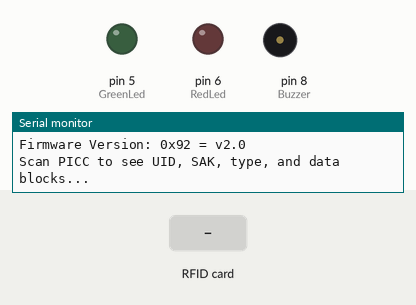
A sketch run on a simulated Arduino Uno, built with avr-gcc and run on an emulated ATmega328P. On the bench: output pins drawn as LEDs (lit = HIGH), buzzer (waves = sounding, pin HIGH), the last lines printed to the serial monitor. The test bench sets the inputs (shaded band). Pins used as bus, display or sensor lines are not drawn.

Above: at 2.0 s.
2.1 s: RFID card 56 A5 26 F9 held to the reader
At 2.7 s:
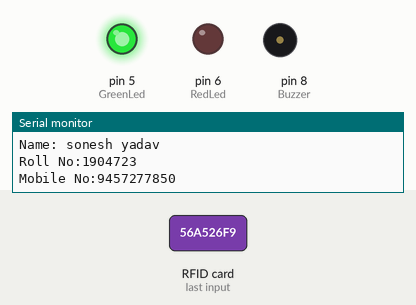
At 3.5 s:
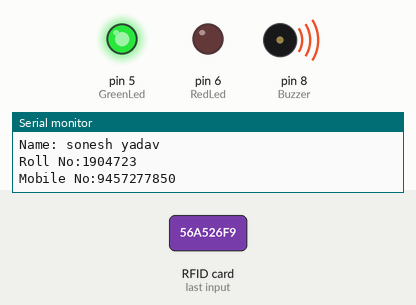
5.1 s: RFID card 41 3D 9B 20 held to the reader
At 5.7 s:
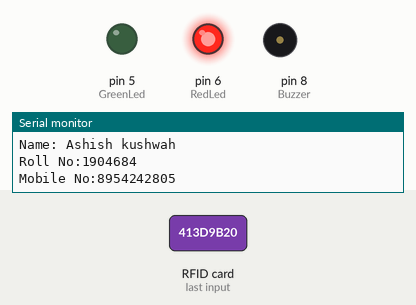
Timing chart, 0 to 8.2 s (numbered marks = the images above; inputs shaded):
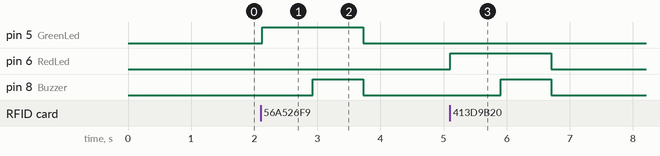

Measured:
- after the input at 2.1 s, pin 5 (GreenLed): LOW → HIGH at once, → LOW 1.6 s later; pin 8 (Buzzer): LOW → HIGH after 0.83 s, → LOW 0.80 s later
- after the input at 5.1 s, pin 6 (RedLed): LOW → HIGH at once, → LOW 1.6 s later; pin 8 (Buzzer): LOW → HIGH after 0.81 s, → LOW 0.80 s later

The sketch:

Smart_Attendence_System.ino
```cpp
#include <SPI.h>

#include <MFRC522.h>

#include <LiquidCrystal.h>

#define RST_PIN 9

#define SS_PIN 10

MFRC522 mfrc522(SS_PIN, RST_PIN);

int const RedLed=6;

int const GreenLed=5;

int const Buzzer=8;

void setup() {

Serial.begin(9600);

while (!Serial);

SPI.begin();

mfrc522.PCD_Init();

delay(800);

mfrc522.PCD_DumpVersionToSerial();

Serial.println(F("Scan PICC to see UID, SAK, type, and data blocks..."));

pinMode(RedLed,OUTPUT);

pinMode(GreenLed,OUTPUT);

pinMode(Buzzer,OUTPUT);

}

void loop() {

if ( ! mfrc522.PICC_IsNewCardPresent()) {

return;

}

// Select one of the cards

if ( ! mfrc522.PICC_ReadCardSerial()) {

return;

}

String content= "";

byte letter;

for (byte i = 0; i < mfrc522.uid.size; i++)

{

content.concat(String(mfrc522.uid.uidByte[i] < 0x10 ? " 0" : " "));

content.concat(String(mfrc522.uid.uidByte[i], HEX));

}

Serial.println();

Serial.print("Name: ");

content.toUpperCase();

if (content.substring(1) == "56 A5 26 F9")

{

Serial.println("sonesh yadav");

Serial.print("Roll No:");

Serial.println("1904723");

Serial.print("Mobile No:");

Serial.println("9457277850");

digitalWrite(GreenLed,HIGH);

delay(800);

digitalWrite(RedLed,LOW);

digitalWrite(Buzzer,HIGH);

delay(800);

digitalWrite(Buzzer,LOW);

digitalWrite(GreenLed,LOW);

delay(800);

}

else if (content.substring(1) == "41 3D 9B 20")

{

Serial.println("Ashish kushwah");

Serial.print("Roll No:");

Serial.println("1904684");

Serial.print("Mobile No:");

Serial.println("8954242805");

digitalWrite(RedLed,HIGH);

delay(800);

digitalWrite(GreenLed,LOW);

digitalWrite(Buzzer,HIGH);

delay(800);

digitalWrite(Buzzer,LOW);

digitalWrite(RedLed,LOW);

delay(800);

}

else {

Serial.println("Invalid");

delay(800);

}

}
```
